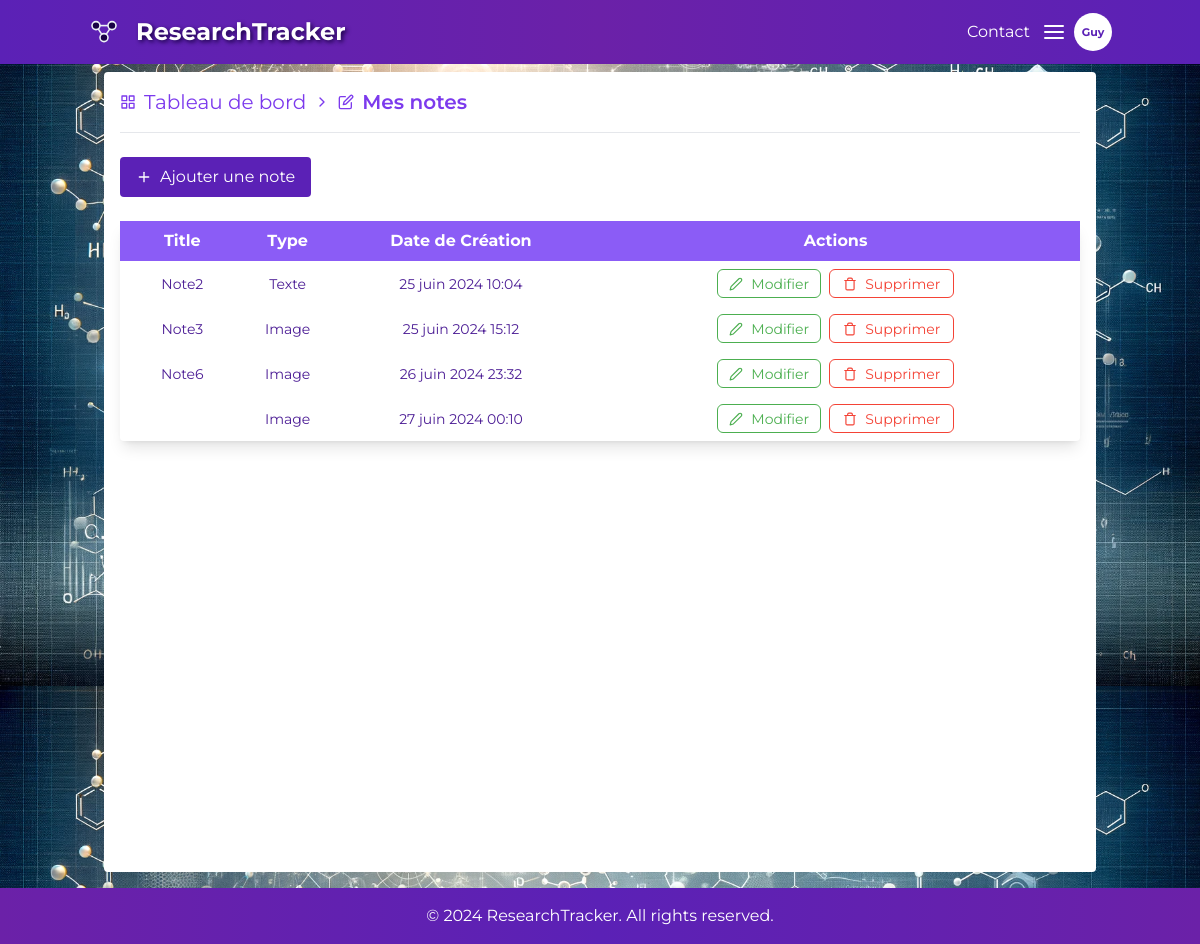
The app's page /note/list/ (signed in), older data.
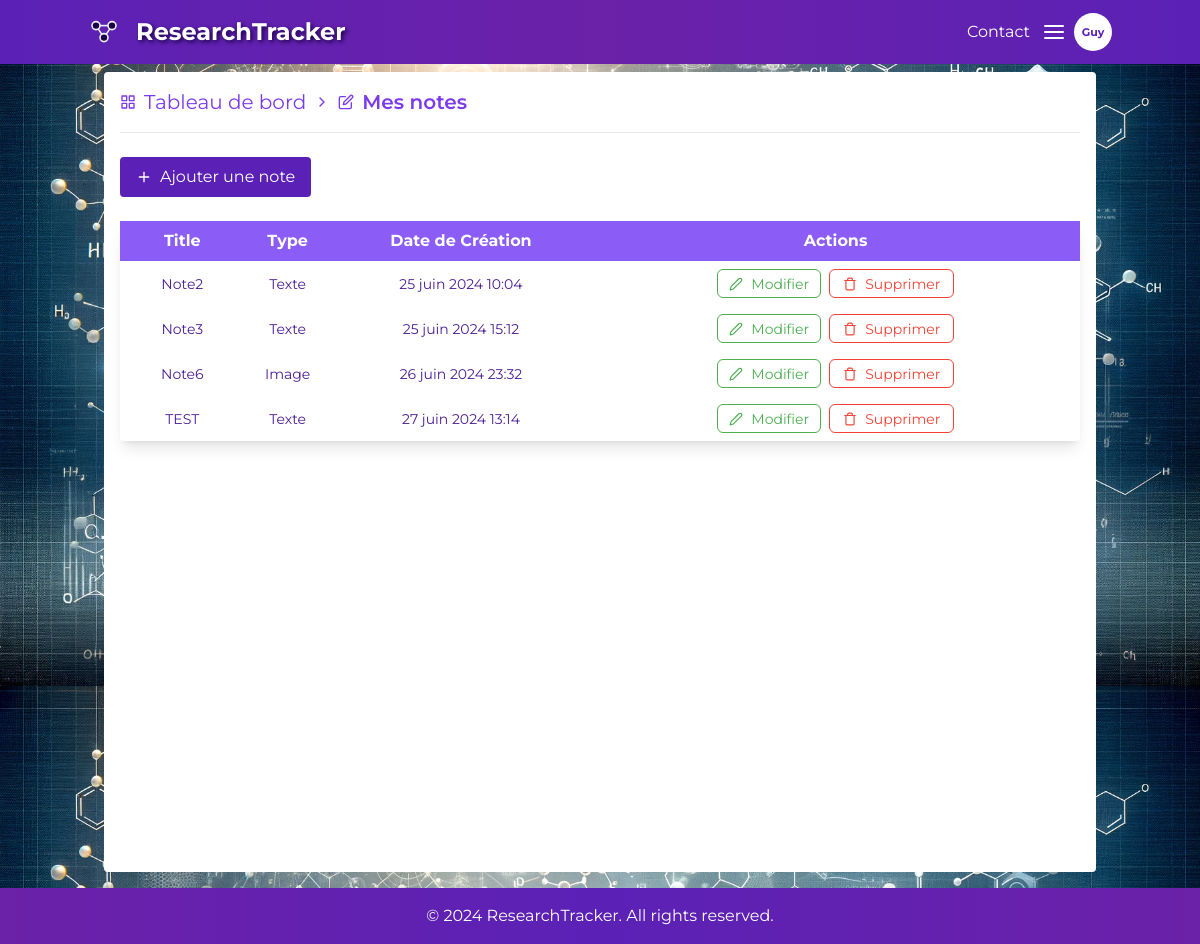
The same page, newer data.
### note/models.py (models this page shows, shortened)
class Note(models.Model):
    NOTE_TYPES = (
        ('text', 'Texte'),
        ('image', 'Image'),
        ('video', 'Vidéo'),
        ('pdf', 'PDF'),
    )
    user = models.ForeignKey(CustomUser, on_delete=models.CASCADE, related_name='notes')
    title = models.CharField(max_length=255, blank=True)
    content = models.TextField(blank=True, null=True)
    note_type = models.CharField(max_length=10, choices=NOTE_TYPES, default='text')
    image = models.ImageField(upload_to='static/images/', blank=True, null=True)
    video = models.FileField(upload_to='static/videos/', blank=True, null=True)
    created_at = models.DateTimeField(auto_now_add=True)
    updated_at = models.DateTimeField(auto_now=True)
    file = models.FileField(upload_to='static/uploads/', blank=True, null=True)

### note/views.py (the view)
# urls.py: path('list/', NoteListView.as_view(), name='note-list'),
class NoteListView(LoginRequiredMixin, ListView):
    model = Note
    template_name = 'note_list.html'
    context_object_name = 'notes'
    def get_queryset(self):
        return Note.objects.filter(user=self.request.user)

### authentication/models.py (called while the page is built)
    @property
    def initials(self):
        if self.last_name:
            return self.last_name[:3].capitalize()
        return self.username[:3].capitalize()

### note/templates/note_list.html (shortened to what this page needs)
{% extends "base.html" %}
{% block content %}
    <div class="container mx-auto mt-2 bg-white p-4 h-screen rounded text-violet-900">
        <nav class="flex items-center text-xl mb-4 t text-violet-600 space-x-2">
            <a href="{% url 'dashboard' %}" class="flex items-center hover:underline">
                <i data-feather="grid" class="mr-2 md-icon feather-icon"></i>Tableau de bord</a>
            <i data-feather="chevron-right" class="mr-2 md-icon feather-icon"></i>
            <span class="flex items-center font-semibold"><i data-feather="edit" class="mr-2 md-icon feather-icon"></i>Mes notes</span>
        </nav>
        <hr class="mb-6">
        <div class="flex justify-between items-center mb-4">
            <a href="{% url 'note-create' %}"
               class="flex items-center bg-violet-800 text-white px-4 py-2 rounded hover:bg-violet-900"><i
                    data-feather="plus" class="mr-2 md-icon feather-icon"></i>Ajouter une
                note</a>
        </div>
        {% if notes %}
            <table class="min-w-full bg-white mt-6 shadow-lg rounded">
            <thead>
            <tr class="bg-violet-500 text-white ">
                <th class="py-2 px-4">Title</th>
                <th>Type</th>
                <th>Date de Création</th>
                <th>Actions</th>
            </tr>
            </thead>
            <tbody>
            {% for note in notes %}
                <tr class="text-sm text-center hover:bg-gray-50 p-2">
                    <td>{{ note.title }}</td>
                    <td>{{ note.get_note_type_display }}</td>
                    <td> {{ note.created_at }}</td>
                    <td class="flex justify-center py-2 px-4">
                        <a href="{% url 'note-update' note.pk %}" class="flex items-center button-edit mr-2"><i data-feather="edit-2" class="sm-icon mr-2"></i>Modifier</a>
                        <button class="flex items-center text-sm button-delete"
                                onclick="openModal({{ note.pk }})">
                            <i data-feather="trash" class="sm-icon mr-2"></i>Supprimer
                        </button>
                    </td>
                </tr>
            {% endfor %}
        {% else %}
            <p class="text-gray-700">Aucune note </p>
        {% endif %}
        </tbody>
        </table>
    </div>
{% endblock %}

Row changes from the older to the newer data that the page shows:
removed Note: note_type "Image", created_at "27 juin 2024 00:10"
changed Note "Note3": note_type "Image" → "Texte"
added Note: title "TEST", note_type "Texte", created_at "27 juin 2024 13:14"
